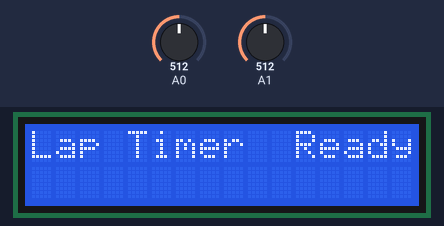
Recording of a sketch running on a simulated Arduino Uno, built with avr-gcc and run on an emulated ATmega328P. Parts: 16×2 character LCD. Inputs (shaded band) come from the test bench; at power-on: A0 = 512, A1 = 512.

Above: at 1.5 s.
1.6 s: A0 set to 533
At 1.76 s:
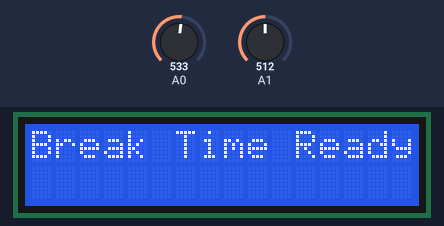
At 3.0 s:
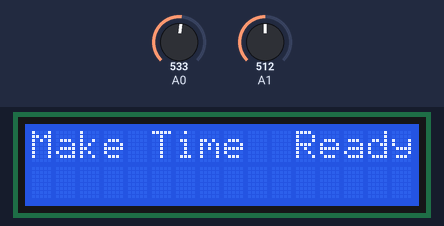
4.3 s: A1 set to 135
5.8 s: A0 set to 511
7.3 s: A0 set to 716
At 7.46 s:
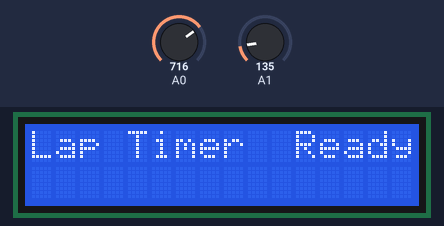
10.3 s: A0 set to 819
11.8 s: A0 set to 840
Timing chart, 0 to 14.3 s (numbered marks = the images above; inputs shaded):
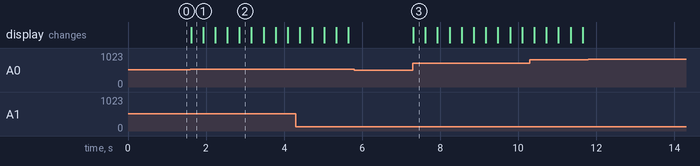

Measured:
- the behaviour switches between 523 and 524 on A0 (found by bisection; images 0 and 1)
- after the input at 1.6 s, the display: changes at once (image 1)
- after the input at 5.8 s, every drawn part: stays the same
- after the input at 7.3 s, the display: changes at once (image 3)
- after the input at 11.8 s, every drawn part: stays the same

The sketch:

Laser_Beam_Timer.ino
```cpp
//Laser Beam Timer
//Using Laser aimed at LED as sensor
//Can be used in 3 modes, select with select button
//Lap Mode: time between beam breaks
//Break Time: time while beam is broken (eg measure speed of falling objects)
//Make Time: as above, but while beam is unbroken
//Calibrate by pressing right
//Can view current analog value (beam aiming)
//Can edit threshold value (up/down) to fine tune
//Left button to exit calibration

#include <LiquidCrystal.h>
LiquidCrystal lcd(8,9,4,5,6,7);

char m[3][11]={       //display mode on LCD
  "Lap Timer ",
  "Break Time",
  "Make Time ",
};

int mode=0;         //as per above
int phase=0;        //0=ready,1=running
int oldstate=0;     //to detect changes
int threshold=145;  //starting default threshold

unsigned long t;    //for keeping track of running time.

void setup() {
  lcd.begin(16, 2); //initialise LCD
  doscreen();       //draw default screen
}

void loop() {
  int k,a;
  int state;
  unsigned long tt;
  k=lcdkey();
  if(k==1){         //select button to change modes
    mode=(mode+1)%3;
    state=0;
    doscreen();
  }
  if(k==5){          //right=calibrate
    docalibrate();
  }
  a=analogRead(1);  //test input
  tt=millis();
  if(a<threshold){
    state=0;
  }else{
    state=1;
  }
  switch(mode){     //test for different conditions
    case 0:
      if((!state)&&(oldstate)&&(phase==0)){phase=1;t=tt;}                     //start on beam break
      if((!state)&&(oldstate)&&(phase==1)){phase=1;showtime(tt-t);t=tt;}      //lap done on beam break
      break;
    case 1:
      if((!state)&&(oldstate)&&(phase==0)){phase=1;t=tt;}                     //start on beam break
      if((state)&&(!oldstate)&&(phase==1)){phase=0;showtime(tt-t);t=tt;}      //lap done on beam make
      break;
    case 2:
      if((state)&&(!oldstate)&&(phase==0)){phase=1;t=tt;}                     //start on beam make
      if((!state)&&(oldstate)&&(phase==1)){phase=0;showtime(tt-t);t=tt;}      //lap done on beam break
      break;
  }
  oldstate=state;   //record old state for next cycle
}

void docalibrate(){ //jump to calibration mode
  int a;
  while(lcdkey()>0){}   //wait until keys released
  delay(200);           //debounce
  lcd.clear();          //set up calibration screen
  lcd.setCursor(0,0);
  lcd.print("Analog  :");
  lcd.setCursor(0,1);
  lcd.print("Setpoint:");
  while(lcdkey()!=2){     //left to exit
    if(lcdkey()==3){threshold--;if(threshold<0){threshold=0;}}        //down
    if(lcdkey()==4){threshold++;if(threshold>1023){threshold=1023;}}  //up
    a=analogRead(1);
    lcd.setCursor(8,0);           //display analog value
    lcd.write(a/1000+'0');
    lcd.write((a/100)%10+'0');
    lcd.write((a/10)%10+'0');
    lcd.write(a%10+'0');
    lcd.setCursor(8,1);           //display threshold value
    lcd.write(threshold/1000+'0');
    lcd.write((threshold/100)%10+'0');
    lcd.write((threshold/10)%10+'0');
    lcd.write(threshold%10+'0');
  }
  doscreen();             //get ready for normal operation
}

void showtime(unsigned long mm){     //take time in ms and show as hh:mm:ss.sss
  unsigned long h,m,s,ss;
  s=mm/1000;
  m=s/60;
  h=m/60;
  mm=mm%1000;
  s=s%60;
  m=m%60;
  h=h%100;
  lcd.write(h/10+'0');
  lcd.write(h%10+'0');
  lcd.write(':');
  lcd.write(m/10+'0');
  lcd.write(m%10+'0');
  lcd.write(':');
  lcd.write(s/10+'0');
  lcd.write(s%10+'0');
  lcd.write('.');
  lcd.write(mm/100+'0');
  lcd.write((mm/10)%10+'0');
  lcd.write(mm%10+'0');
  lcd.setCursor(0,1);     //move cursor to be ready for number
}

void doscreen(){
  lcd.clear();
  lcd.setCursor(0,0);
  lcd.print(m[mode]);
  lcd.setCursor(11,0);
  lcd.print("Ready");
  lcd.setCursor(0,1);     //move cursor to be ready for number
  delay(300);             //debounce
}

int keystate(){     //read key value
  int a=analogRead(0);
  if(a>831){return 0;}  //no key
  if(a>523){return 1;}  //select
  if(a>331){return 2;}  //left
  if(a>177){return 3;}  //down
  if(a>50){return 4;}   //up
  return 5;             //right
}

int lcdkey(){
  int a=keystate();               //check
  delay(5);                       //wait a bit
  if(a==keystate()){return a;}    //if there's no bounce key is pressed properly
  return 0;                       //otherwise nothing
}
```
